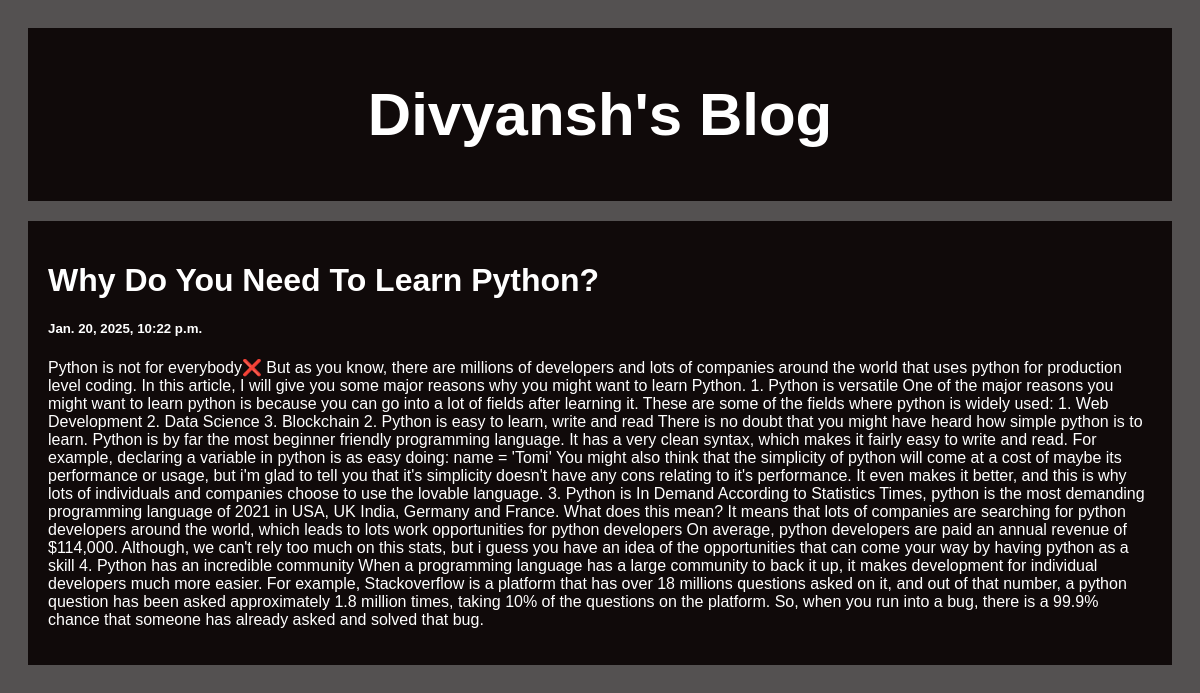
/post/1, run on the app's committed database.
### posts/models.py (models this page shows)
class Post(models.Model):
    title = models.CharField(max_length=100)
    body = models.CharField(max_length=1000000)
    created_at = models.DateTimeField(default=datetime.now, blank=True)
    class Meta:
        verbose_name = "Post"  # Singular form
        verbose_name_plural = "Posts"  # Correct plural form

### posts/views.py (the view)
# urls.py: path('post/<str:pk>', views.post, name='post')
def post(request,pk):
    posts = Post.objects.get(id=pk)
    return render(request, 'post.html', {'posts':posts})

### templates/post.html (shortened to what this page needs)
<!DOCTYPE html>
<html>
<head>
</head>
<body>
<div class="header">
  <h2>Divyansh's Blog</h2>
</div>
<div class="row">
  <div class="leftcolumn">
    <div class="card">
        <h1>{{posts.title}}</h1>
        <h5>{{posts.created_at}}</h5>
        <p>{{posts.body}}</p>
    </div>
  </div>
</div>
</body>
</html>

### templates/post.html (style rules this page uses)
* { box-sizing: border-box; }
body { font-family: Arial; padding: 20px; background: #545151; color:white; }
.header { padding: 2px; font-size: 40px; text-align: center; background: #100a0a; color: white; }
.leftcolumn { float: left; width: 100%; }
.card { background-color: #100a0a; padding: 20px; margin-top: 20px; }
.row:after { content: ""; display: table; clear: both; }

### data on the page
Post: title "Why Do You Need To Learn Python?", created_at "Jan. 20, 2025, 10:22 p.m.", body "Python is not for everybody❌ But as you know, there are millions of developers and lots of companies around the world that uses python for production level coding. In this article, I will give you some major reasons why you might want to learn Python. 1. Python is versatile One of the major reasons you might want to learn python is because you can go into a lot of fields after learning it. These are some of the fields where python is widely used: 1. Web Development 2. Data Science 3. Blockchain 2. Python is easy to learn, write and read There is no doubt that you might have heard how simple python is to learn. Python is by far the most beginner friendly programming language. It has a very…"
